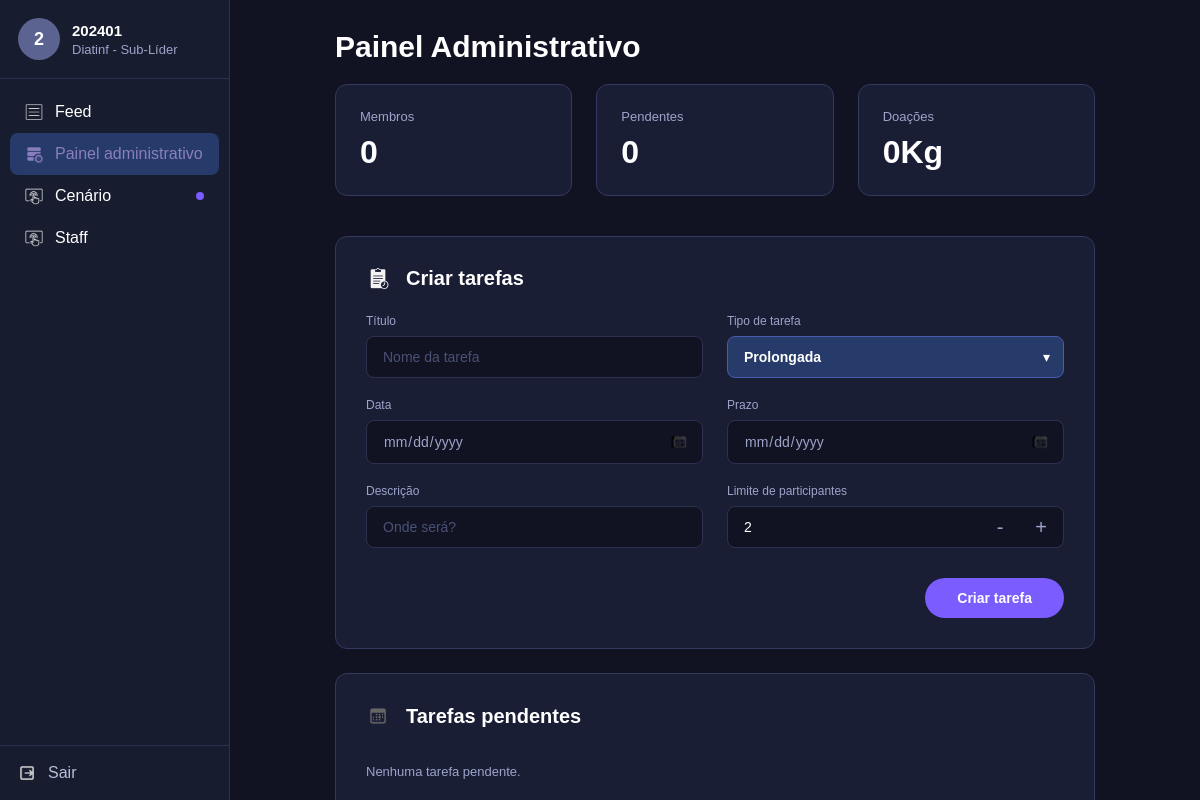
The page /painel-administrativo/ (signed in) on the database as committed earlier.
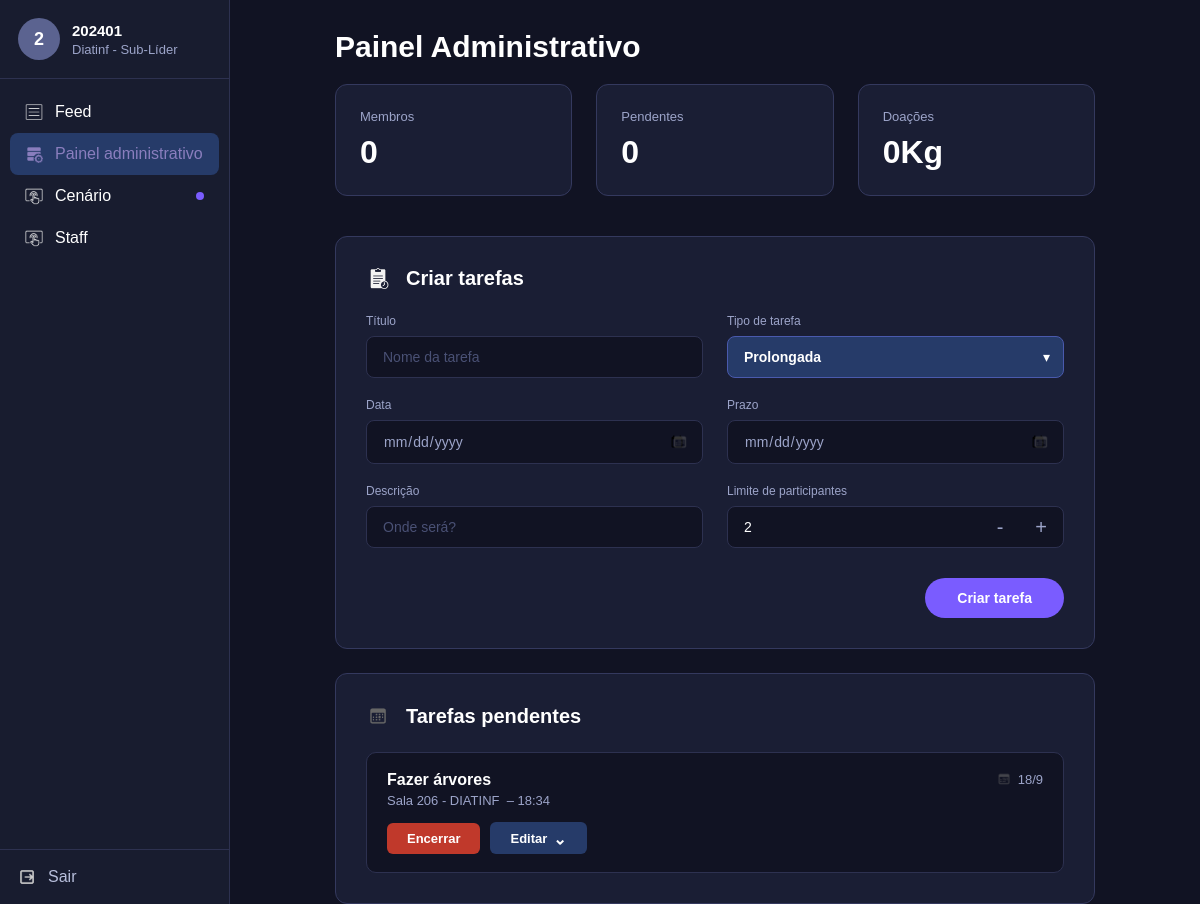
The same page on the database as committed later.
### usuarios/models.py (models this page shows, shortened)
class Usuario(models.Model):
    matricula=models.CharField(
        max_length=20,
        unique=True
    )
    senha=models.CharField(
        max_length=255
    )
    diretoria=models.CharField(
        max_length=50
    )
    areas=models.TextField()
    aprovado=models.BooleanField(
        default=True
    )
    sub_lider=models.BooleanField(
        default=False
    )
    sublider_de=models.CharField(
        max_length=50,
        null=True,
        blank=True
    )
    doacao_tampinhas=models.FloatField(
        default=0
    )
    def eh_administrador(self):
        return self.matricula=="admin" or self.diretoria=="Líder"
    def tem_acesso_painel(self):
        return self.eh_administrador() or self.sub_lider
    def get_areas_list(self):
        if self.areas:
            return [a.strip() for a in self.areas.split(",") if a.strip()]
        return []

class Tarefa(models.Model):
    TIPO_CHOICES = [
        ("fixa", "Fixa"),
        ("prolongada", "Prolongada"),
    ]
    titulo=models.CharField(max_length=200)
    tipo=models.CharField(
        max_length=20,
        choices=TIPO_CHOICES,
        default="fixa"
    )
    data=models.DateField(null=True, blank=True)
    horario=models.TimeField(null=True, blank=True)
    data_inicio=models.DateField(null=True, blank=True)
    data_fim=models.DateField(null=True, blank=True)
    descricao=models.TextField(blank=True)
    limite_participantes=models.IntegerField(default=2)
    area=models.CharField(max_length=50, blank=True)
    encerrada=models.BooleanField(default=False)
    criada_por=models.ForeignKey(
        Usuario,
        on_delete=models.CASCADE,
        related_name="tarefas_criadas"
    )
    criada_em=models.DateTimeField(auto_now_add=True)

### usuarios/views.py (the view)
def painel_administrativo(request):
    usuario = usuario_logado(request)
    if usuario is None:
        return redirect("login")
    if not usuario.tem_acesso_painel():
        return redirect("feed")
    membros = Usuario.objects.filter(aprovado=True).order_by("matricula")
    pendentes = Usuario.objects.filter(aprovado=False).order_by("matricula")
    total_doacoes = membros.aggregate(total=models.Sum("doacao_tampinhas"))["total"] or 0
    if usuario.sub_lider:
        tarefas = Tarefa.objects.filter(encerrada=False, area=usuario.sublider_de).order_by("-criada_em")
    else:
        tarefas = Tarefa.objects.filter(encerrada=False).order_by("-criada_em")
    return render(request, "admin.html", {
        "usuario": usuario,
        "membros": membros,
        "pendentes": pendentes,
        "total_membros": membros.count(),
        "total_pendentes": pendentes.count(),
        "total_doacoes": total_doacoes,
        "tarefas": tarefas,
    })

### usuarios/views.py (called while the page is built)
def usuario_logado(request):
    if "usuario" not in request.session:
        return None
    return Usuario.objects.get(id=request.session["usuario"])

### usuarios/templates/admin.html (shortened to what this page needs)
{% load static %}
{% load usuarios_extras %}
<!DOCTYPE html>
<html lang="pt-br">
<head>
    <link rel="stylesheet" href="{% static 'css/base.css' %}">
    <link rel="stylesheet" href="{% static 'css/admin.css' %}">
</head>
<body>
{% include "_sidebar.html" with pagina_ativa="painel" %}
<main class="conteudo">
    <div class="container-pagina container-admin">
        <div class="titulo-pagina">
            <h1>Painel Administrativo</h1>
        </div>
        <section class="stats-grid">
            <div class="stat-card">
                <p class="stat-rotulo">Membros</p>
                <p class="stat-valor">0</p>
            </div>
            <div class="stat-card">
                <p class="stat-rotulo">Pendentes</p>
                <p class="stat-valor">0</p>
            </div>
            <div class="stat-card">
                <p class="stat-rotulo">Doações</p>
                <p class="stat-valor">0Kg</p>
            </div>
        </section>
        {% if usuario.sub_lider %}
        <section class="painel-card">
            <div class="card-header">
                <img src="{% static 'imgs/icone-tarefa.png' %}" alt="">
                <h2>Criar tarefas</h2>
            </div>
            <form class="form-tarefa" action="{% url 'criar_tarefa' %}" method="POST" id="form-criar-tarefa">
                <div class="form-tarefa-grid">
                    <div class="form-group">
                        <label>Título</label>
                        <input type="text" name="titulo" placeholder="Nome da tarefa" required>
                    </div>
                    <div class="form-group">
                        <label>Tipo de tarefa</label>
                        <div class="select-wrapper">
                            <select name="tipo" id="tipo-tarefa" required>
                                <option value="prolongada">Prolongada</option>
                            </select>
                        </div>
                    </div>
                </div>
                <div class="form-tarefa-grid" id="campos-prolongada">
                    <div class="form-group">
                        <label>Data</label>
                        <div class="input-calendario">
                            <input type="date" name="data_inicio" placeholder="dd/mm/aaaa">
                        </div>
                    </div>
                    <div class="form-group">
                        <label>Prazo</label>
                        <div class="input-calendario">
                            <input type="date" name="data_fim" placeholder="dd/mm/aaaa">
                        </div>
                    </div>
                </div>
                <div class="form-tarefa-grid">
                    <div class="form-group">
                        <label>Descrição</label>
                        <input type="text" name="descricao" placeholder="Onde será?">
                    </div>
                    <div class="form-group">
                        <label>Limite de participantes</label>
                        <div class="input-contador">
                            <input type="number" name="limite_participantes" id="limite-input" value="2" min="1">
                            <button type="button" class="btn-contador" onclick="alterarContador(-1)">-</button>
                            <button type="button" class="btn-contador" onclick="alterarContador(1)">+</button>
                        </div>
                    </div>
                </div>
                <div class="form-actions">
                    <button type="submit" class="btn-roxo">Criar tarefa</button>
                </div>
            </form>
        </section>
        {% endif %}
        {% if usuario.sub_lider %}
        <section class="painel-card">
            <div class="card-header">
                <img src="{% static 'imgs/icone-calendario.png' %}" alt="">
                <h2>Tarefas pendentes</h2>
            </div>
            <div class="lista-tarefas">
                {% for tarefa in tarefas %}
                <div class="tarefa-card">
                    <div class="tarefa-header">
                        <div class="tarefa-info">
                            <h3 class="tarefa-titulo">{{ tarefa.titulo }}</h3>
                            <p class="tarefa-local">
                                {% if tarefa.descricao %}{{ tarefa.descricao }}{% endif %}
                                {% if tarefa.tipo == "fixa" and tarefa.horario %}
                                    &nbsp;&ndash; {{ tarefa.horario|time:"H:i" }}
                                {% endif %}
                            </p>
                        </div>
                        <div class="tarefa-data">
                            <img src="{% static 'imgs/icone-calendario.png' %}" alt="">
                            {% if tarefa.tipo == "fixa" %}
                                {% if tarefa.data %}{{ tarefa.data|date:"j/n" }}{% endif %}
                            {% else %}
                                {% if tarefa.data_inicio and tarefa.data_fim %}
                                    {{ tarefa.data_inicio|date:"j/n" }} - {{ tarefa.data_fim|date:"j/n" }}
                                {% elif tarefa.data_inicio %}
                                    {{ tarefa.data_inicio|date:"j/n" }}
                                {% endif %}
                            {% endif %}
                        </div>
                    </div>
                    <div class="tarefa-acoes">
                        <form action="{% url 'encerrar_tarefa' tarefa.id %}" method="POST" class="form-inline" onsubmit="return confirm('Deseja encerrar esta tarefa?')">
                            <button type="submit" class="btn-encerrar">Encerrar</button>
                        </form>
                        {% if usuario.sub_lider %}
                        <a href="{% url 'editar_tarefa' tarefa.id %}" class="btn-participantes">
                            Editar
                            <span class="seta-icon">&#8963;</span>
                        </a>
                        {% endif %}
                    </div>
                </div>
                {% empty %}
                <p class="sem-itens">Nenhuma tarefa pendente.</p>
                {% endfor %}
            </div>
        </section>
        {% endif %}
    </div>
</main>
</body>
</html>

### usuarios/templates/_sidebar.html
{% load static %}
<aside class="sidebar">
    <div>
        <div class="usuario">
            <div class="avatar">{{ usuario.matricula|first|upper }}</div>
            <div class="dados-usuario">
                <h3>{{ usuario.matricula }}</h3>
                <p>{{ usuario.diretoria }} - {% if usuario.eh_administrador %}Líder{% elif usuario.sub_lider %}Sub-Líder{% else %}Membro{% endif %}</p>
            </div>
        </div>
        <nav class="menu">
            <a href="{% url 'feed' %}" class="{% if pagina_ativa == 'feed' %}ativo{% endif %}">
                <img src="{% static 'imgs/icone-feed.png' %}" alt="Feed">
                <span>Feed</span>
            </a>
            {% if usuario.eh_administrador %}
                <a href="{% url 'painel_administrativo' %}" class="{% if pagina_ativa == 'painel' %}ativo{% endif %}">
                    <img src="{% static 'imgs/icone-painel.png' %}" alt="Painel">
                    <span class="texto-painel">Painel administrativo</span>
                </a>
                <a href="#"><img src="{% static 'imgs/icone-area.png' %}" alt=""><span>Cenário</span></a>
                <a href="#"><img src="{% static 'imgs/icone-area.png' %}" alt=""><span>Staff</span></a>
                <a href="#"><img src="{% static 'imgs/icone-area.png' %}" alt=""><span>Figurino</span></a>
                <a href="#"><img src="{% static 'imgs/icone-area.png' %}" alt=""><span>Dança</span></a>
                <a href="#"><img src="{% static 'imgs/icone-area.png' %}" alt=""><span>Sonoplastia</span></a>
                <a href="#"><img src="{% static 'imgs/icone-area.png' %}" alt=""><span>Roteiro</span></a>
            {% else %}
                {% if usuario.sub_lider %}
                    <a href="{% url 'painel_administrativo' %}" class="{% if pagina_ativa == 'painel' %}ativo{% endif %}">
                        <img src="{% static 'imgs/icone-painel.png' %}" alt="Painel">
                        <span class="texto-painel">Painel administrativo</span>
                    </a>
                {% endif %}
                {% for area in usuario.get_areas_list %}
                    <a href="#">
                        <img src="{% static 'imgs/icone-area.png' %}" alt="">
                        <span>{{ area }}</span>
                        {% if usuario.sub_lider and area == usuario.sublider_de %}
                            <span class="ponto-sublider"></span>
                        {% endif %}
                    </a>
                {% empty %}
                    <p class="sem-areas">Nenhuma área cadastrada.</p>
                {% endfor %}
            {% endif %}
        </nav>
    </div>
    <div class="rodape-sidebar">
        <a href="{% url 'sair' %}">
            <img src="{% static 'imgs/icone-sair.png' %}" alt="Sair">
            <span>Sair</span>
        </a>
    </div>
</aside>

### usuarios/static/css/base.css (style rules this page uses)
* { margin: 0; padding: 0; box-sizing: border-box; font-family: Arial, Helvetica, sans-serif; }
body { display: flex; height: 100vh; overflow: hidden; background: #111323; color: white; }
.sidebar { position: fixed; left: 0; top: 0; width: 230px; height: 100vh; display: flex; flex-direction: column; justify-content: space-between; background: #181c2f; border-right: 1px solid #2d3150; }
.usuario { display: flex; align-items: center; gap: 12px; padding: 18px; border-bottom: 1px solid #2d3150; }
.avatar { width: 42px; height: 42px; display: flex; align-items: center; justify-content: center; border-radius: 50%; background: #5b6390; font-size: 18px; font-weight: bold; }
.dados-usuario h3 { font-size: 15px; margin-bottom: 3px; }
.dados-usuario p { font-size: 13px; color: #9ca4c9; }
.menu { padding: 12px 10px; }
.menu a, .rodape-sidebar a { display: flex; align-items: center; gap: 12px; text-decoration: none; }
.menu a { padding: 12px 15px; color: #fff; border-radius: 8px; transition: .2s; }
.menu a:hover, .menu .ativo { background: #263b69; }
.menu img, .rodape-sidebar img { width: 18px; height: 18px; }
.texto-painel { color: #8A7EBE; }
.rodape-sidebar { padding: 18px; border-top: 1px solid #2d3150; }
.rodape-sidebar a { color: #b8bfdc; }
.conteudo { margin-left: 230px; width: calc(100% - 230px); height: 100vh; overflow-y: auto; display: flex; justify-content: center; padding: 30px; }
.container-pagina { width: 100%; max-width: 760px; }
.titulo-pagina { margin-bottom: 20px; }
.titulo-pagina h1 { font-size: 30px; }
.menu a { position: relative; }
.ponto-sublider { width: 8px; height: 8px; border-radius: 50%; background-color: #7a5cff; display: inline-block; margin-left: auto; flex-shrink: 0; }

Rows that differ between the two databases and show on the page:
now on this page (row edited): Tarefa: titulo "Fazer árvores", descricao "Sala 206 - DIATINF", horario "18:34", data "18/9"
Other text that changed with them:
text no longer shown: "Nenhuma tarefa pendente."
